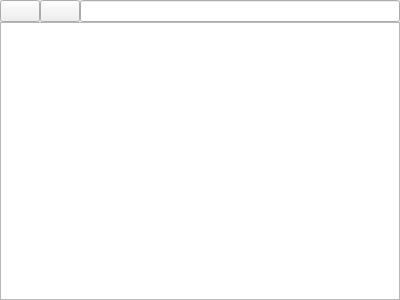
<?xml version="1.0" encoding="UTF-8"?>
<ui version="4.0">
 <class>LFileWidget</class>
 <widget class="QWidget" name="LFileWidget">
  <property name="geometry">
   <rect>
    <x>0</x>
    <y>0</y>
    <width>400</width>
    <height>300</height>
   </rect>
  </property>
  <property name="windowTitle">
   <string>Form</string>
  </property>
  <layout class="QGridLayout" name="gridLayout">
   <property name="leftMargin">
    <number>0</number>
   </property>
   <property name="topMargin">
    <number>0</number>
   </property>
   <property name="rightMargin">
    <number>0</number>
   </property>
   <property name="bottomMargin">
    <number>0</number>
   </property>
   <property name="spacing">
    <number>0</number>
   </property>
   <item row="1" column="0" colspan="5">
    <widget class="QTreeView" name="fileTree"/>
   </item>
   <item row="0" column="1">
    <widget class="QPushButton" name="btnPrev">
     <property name="text">
      <string/>
     </property>
    </widget>
   </item>
   <item row="0" column="2">
    <widget class="QPushButton" name="btnNext">
     <property name="text">
      <string/>
     </property>
    </widget>
   </item>
   <item row="0" column="3">
    <widget class="QLineEdit" name="cunrrentPath"/>
   </item>
  </layout>
 </widget>
 <resources/>
 <connections/>
</ui>
